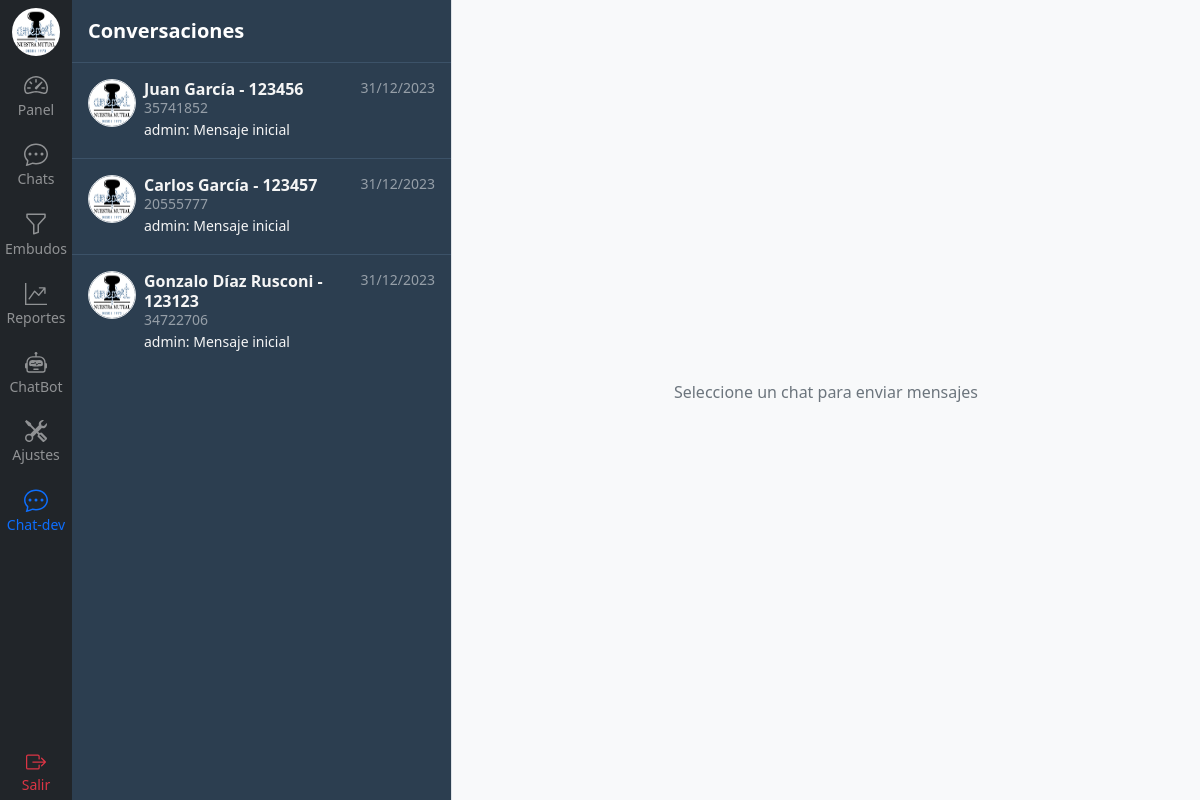
The page /contacto/chat/todos (signed in) on the database its author committed.
### chat/models.py (models this page shows, shortened)
class Contacto(models.Model):
    nombre = models.CharField(max_length=100, null=True)
    apellido = models.CharField(max_length=100, null=True)
    dni = models.CharField(max_length=11, null=True)
    telefono = models.CharField(max_length=30)
    email = models.EmailField(max_length=60, null=True)
    empresa = models.CharField(max_length=100, null=True)
    nro_socio = models.PositiveIntegerField(null=True)

### chat/views.py (the view)
# urls.py: path('chat/todos', views.chats, name='chats'),
@login_required
def chats(request):
    contactos = Contacto.objects.annotate(
        last_message_content=Subquery(
            Mensaje.objects.filter(contacto_integracion=OuterRef('pk')).values('contenido')[:1]
        ),
        last_message_date=Subquery(
            Mensaje.objects.filter(contacto_integracion=OuterRef('pk')).values('fecha_hora')[:1]
        ),
        last_message_user=Subquery(
            Mensaje.objects.filter(contacto_integracion=OuterRef('pk')).values('usuario__username')[:1]
        )
    )
    context = {'contactos': contactos, 'debug': DEBUG}
    if request.path == '/contacto/chat-dev/todos': # Para Tests
        return render(request, 'chat/chatsdev.html', context)
    else:
        return render(request, 'chat/chats.html', context)

### templates/chat/chats.html (shortened to what this page needs)
{% extends 'base.html' %}
{% load static %}
{% load humanize %}
{% block content %}
{% include 'navbar.html' %}
  <div class="d-flex flex-column align-items-stretch flex-shrink-0 bg-union border-end scroll-union" style="width: 380px;">
      <div href="/" class="d-flex align-items-center flex-shrink-0 p-3 link-body-emphasis text-decoration-none border-bottom border-union">
        <span class="fs-5 fw-semibold text-white">Conversaciones</span>
      </div>
      <div id="room-list" class="list-group list-group-flush overflow-y-scroll h-100">
        {% for contacto in contactos %}
          {% include 'chat/components/tarjeta_contacto.html' %}
        {% endfor %}
      </div>
  </div>
  {% if contacto_mensajes %}
    {% include 'chat/components/caja_chat.html' %}
  {% else %}
    <div class="flex-grow-1 d-flex align-items-center justify-content-center bg-body-tertiary">
      <p class="text-secondary">Seleccione un chat para enviar mensajes</p>
    </div>
  {% endif %}
{% endblock %}

### templates/chat/components/tarjeta_contacto.html
{% load static %}
<a id="{{ contacto.nro_socio }}" href="{% url 'contacto:chat' contacto.id %}" class="d-flex gap-2 list-group-item py-3 lh-sm card-union">
    <div>
      <img src="{% static 'img/logo.png' %}" alt="mdo" width="48" height="48" class="rounded-circle border">
    </div>
    <div class="w-100">
      <div class="d-flex justify-content-between">
        <div class="d-flex flex-column mb-1">
          {% if contacto.nombre %}
            <strong>{{ contacto.nombre }} {{ contacto.apellido}} - {{ contacto.nro_socio }}</strong>
          {% else %}
            <strong>{{ contacto.telefono }}</strong>
          {% endif %}
          <small class="text-white-50">{{ contacto.dni }}</small>
        </div>
        <small class="text-white-50 message-date">
          {% now "d/m/Y" as todays_date %}
          {% if todays_date == contacto.last_message_date|date:"d/m/Y" %}
            {{ contacto.last_message_date|time:"H:i" }}
          {% else %}
            {{ contacto.last_message_date|date:"d/m/Y" }}
          {% endif %}
        </small>
      </div>
      <div class="col-12 mb-1 small">
        {% if contacto.last_message_user %}
          {{ contacto.last_message_user }}:
        {% else %}
          {{ contacto.nombre }}:
        {% endif %}
        {{ contacto.last_message_content|truncatechars:50 }}
      </div>
    </div>
</a>

### static/css/style.css (style rules this page uses)
:root { --primary-color: rgb(44, 62, 80); --primary-hover-color: #3c5268; }
.bg-union { background-color: var(--primary-color); color: #f5f5f5; }
.card-union { background-color: var(--primary-color); color: #f5f5f5; }
.list-group-item { border-color: var(--primary-hover-color); }
.border-union { border-bottom-color: var(--primary-hover-color) !important; }
.scroll-union > * { scrollbar-width: auto; scrollbar-color: #ccc #ffffff; }

### rows shown on the page
Contacto: nombre "Juan", apellido "García", nro_socio "123456", dni "35741852", last_message_date "31/12/2023", last_message_user "admin", last_message_content "Mensaje inicial"
Contacto: nombre "Carlos", apellido "García", nro_socio "123457", dni "20555777", last_message_date "31/12/2023", last_message_user "admin", last_message_content "Mensaje inicial"
Contacto: nombre "Gonzalo", apellido "Díaz Rusconi", nro_socio "123123", dni "34722706", last_message_date "31/12/2023", last_message_user "admin", last_message_content "Mensaje inicial"
